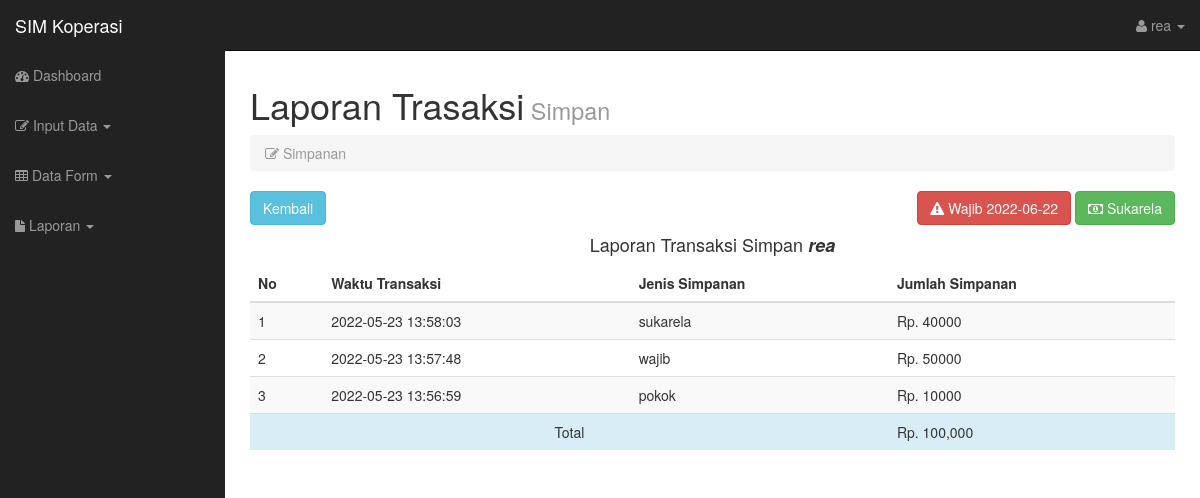
Screenshot of /indexadmin.php?page=forminputsimpanan&xd=lihat&username=rea (signed in) with the database file from the repository.
### tables this page shows
CREATE TABLE `jenissimpanan` (
  `kode_simpan` char(5) NOT NULL,
  `jenis_simpan` varchar(50) NOT NULL,
  `jlh_simpan` float NOT NULL
);

CREATE TABLE `simpanan` (
  `no` int(11) NOT NULL,
  `username` varchar(255) NOT NULL,
  `jenis_simpan` varchar(10) NOT NULL,
  `jlh_simpan` double NOT NULL,
  `entry` varchar(50) NOT NULL,
  `tgl_masuk` date NOT NULL,
  `tgl_trx` timestamp NOT NULL DEFAULT CURRENT_TIMESTAMP
);

### forminputsimpanan.php (the view, shortened to what this page needs)
<?php
include('config.php');
if(isset($_GET['username'])){
    $xd = $_GET['xd'];
}else{
    die("Error, Tidak ada Data yang dipilih");
}
?>
<?php
if ($xd=='lihat'){
    $username = $_GET['username'];
?>
<div class="col-lg-12">
    <h1>Laporan Trasaksi<small> Simpan</small></h1>
    <ol class="breadcrumb">
        <li class="active"><i class="fa fa-edit"></i> Simpanan</li>
    </ol><a class = "btn btn-info " href="indexadmin.php?page=simpanan">Kembali</a>
    <span style="float:right;">
<?php
$jquery=mysqli_query($conn, "SELECT * FROM jenissimpanan");
while($jfetch=mysqli_fetch_array($jquery))
{
 if($jfetch['jenis_simpan']=='wajib')
 {
 	$baru=mysqli_fetch_array(mysqli_query($conn, "SELECT * FROM simpanan where username='$username' and jenis_simpan='wajib' order by no desc "));
 	$data=$baru['tgl_masuk'];
 	$now=date("Y-m-d");
 	if($data==$now)
 	{
 		echo '<a class="btn btn-danger" href="indexadmin.php?page=forminputsimpanan&xd=simpan&username='.$username.'&jenis_simpan='.$jfetch['jenis_simpan'].'"><i class="fa fa-warning></i> Wajib '.$data.'</a> ';
 	}
 	else if($data<$now)
 	{
 		echo '<a class="btn btn-danger" href="indexadmin.php?page=forminputsimpanan&xd=simpan&username='.$username.'&jenis_simpan='.$jfetch['jenis_simpan'].'"><i class="fa fa-warning"></i> Wajib '.$data.'</a> ';
 	}
 	else if($data>$now)
 	{
        echo '<a class="btn btn-danger" disabled="disabled" href="indexadmin.php?page=forminputadmin&xd=simpan&username='.$username.'&jenis_simpan='.$jfetch['jenis_simpan'].'"><i class="fa fa-warning"></i> Wajib '.$data.'</a> ';
 	}
 }
 else if($jfetch['jenis_simpan']=='sukarela')
 {
 	echo '<a class="btn btn-success" href="indexadmin.php?page=forminputsimpanan&xd=simpan&username='.$username.'&jenis_simpan='.$jfetch['jenis_simpan'].'"><i class="fa fa-money""></i> Sukarela</a> ';
 }
}
?>
</span></h4>
    <h4 class="text-center mb-3">Laporan Transaksi Simpan <b><i><?php echo $username?></i></b> </h4>
    <table class="table table-striped   table-hover  ">
    <thead class="">
    <tr>
                    <th>No</th>
                    <th>Waktu Transaksi</th>
                    <th>Jenis Simpanan</th>
                    <th>Jumlah Simpanan</th>
                </tr>
            </thead>
            <tbody>
                <?php
                    $i = 1;
                   $qtable = mysqli_query($conn, "SELECT * FROM simpanan WHERE username = '$username' ORDER BY no DESC");
                    while ($ftable = mysqli_fetch_array($qtable)){
                    ?>
                    <tr>
                    <td><?php echo $i?></td>
			        <td><?php echo $ftable['tgl_trx'];?></td>
			        <td><?php echo $ftable['jenis_simpan'];?></td>
                    <td>Rp. <?php echo $ftable['jlh_simpan'];?></td>
                    </tr>
                <?php
                $i++;}
                ?>
                    <tr class="info">
                    <td colspan="3" align="center">Total</td>
                    <td>Rp. <?php $tot=mysqli_fetch_array(mysqli_query($conn, "SELECT sum(jlh_simpan ) as jlh_simpan from simpanan where username = '$username'")); echo number_format($tot['jlh_simpan']);?> </td>
                    </tr>
                    </tbody>
                    </table>
<?php
}
?>

### css/sb-admin.css (style rules this page uses)
body { margin-top: 50px; }

### rows the page displays
jenissimpanan: simpanan.tgl_masuk "2022-06-22"
simpanan: tgl_trx "2022-05-23 13:58:03", jenis_simpan "sukarela", jlh_simpan "40000"
simpanan: tgl_trx "2022-05-23 13:57:48", jenis_simpan "wajib", jlh_simpan "50000"
simpanan: tgl_trx "2022-05-23 13:56:59", jenis_simpan "pokok", jlh_simpan "10000"

### other values shown
$_SESSION['username'] "rea"
$username "rea"
$tot['jlh_simpan'] "100,000"
